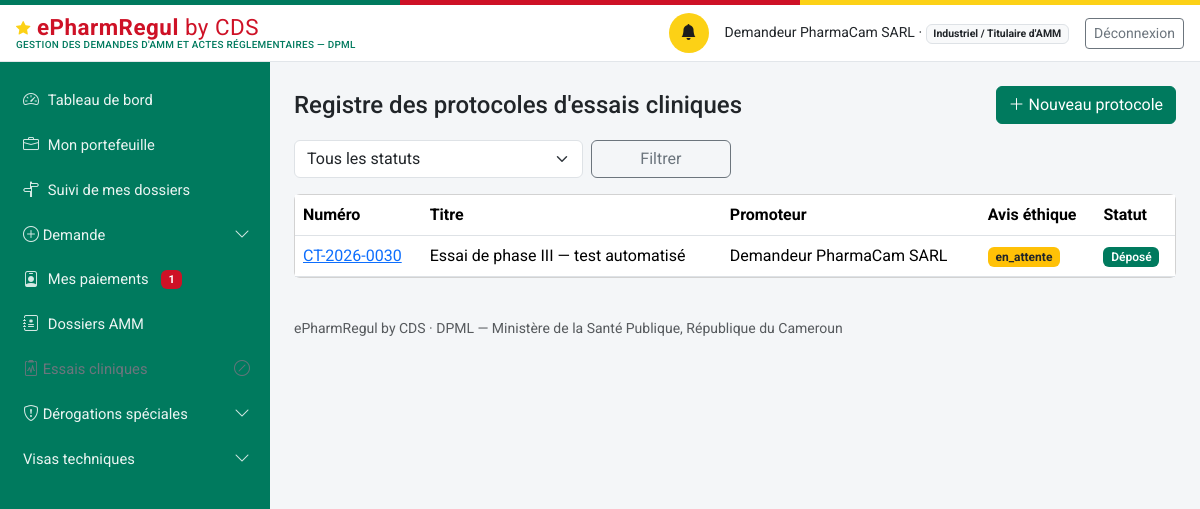
/protocoles (signed in), run on an earlier commit of the app's database.
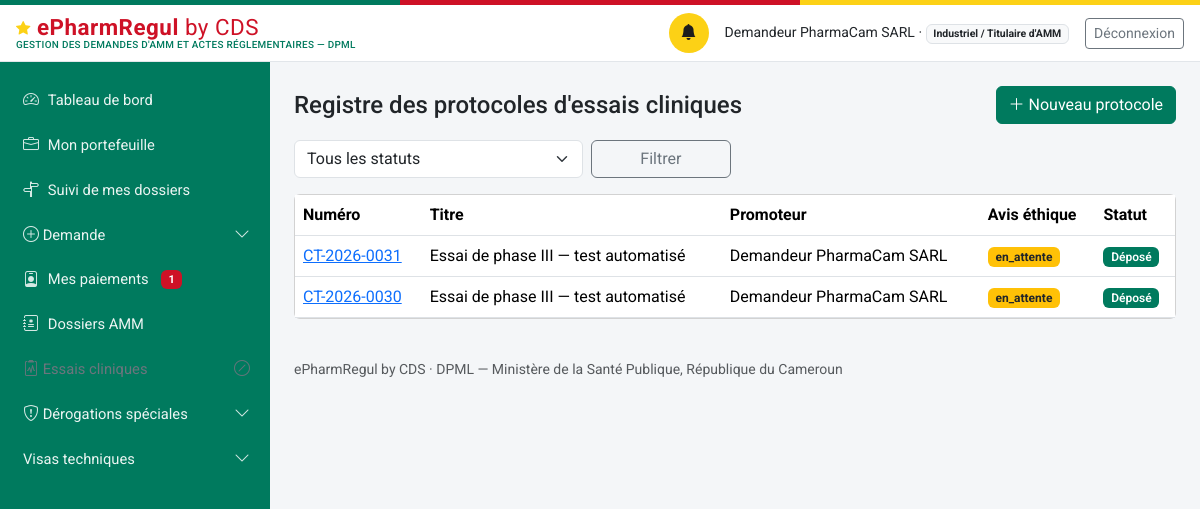
And on a later commit of the database.
### models.py (models this page shows, shortened)
class ProtocoleEssaiClinique(db.Model):
    id = db.Column(db.Integer, primary_key=True)
    numero = db.Column(db.String(30), unique=True, nullable=False)  # CT-{annee}-{seq4}
    titre = db.Column(db.String(300), nullable=False)
    promoteur_id = db.Column(db.Integer, db.ForeignKey("personne.id"), nullable=False)
    produit_etudie_id = db.Column(db.Integer, db.ForeignKey("produit.id"), nullable=True)
    reference_comite_ethique = db.Column(db.String(150), nullable=True)
    statut_avis_ethique = db.Column(db.String(20), nullable=False, default="en_attente")
    statut = db.Column(db.String(30), nullable=False, default="depose")
    motif_decision = db.Column(db.Text, nullable=True)
    date_depot = db.Column(db.DateTime, nullable=True)
    date_decision = db.Column(db.DateTime, nullable=True)
    date_validite = db.Column(db.Date, nullable=True)
    date_limite_reponse_complement = db.Column(db.DateTime, nullable=True)
    amendements_json = db.Column(db.Text, default="[]")
    rapports_etape_json = db.Column(db.Text, default="[]")
    date_creation = db.Column(db.DateTime, default=datetime.utcnow)
    date_maj = db.Column(db.DateTime, default=datetime.utcnow, onupdate=datetime.utcnow)
    promoteur = db.relationship("Personne", foreign_keys=[promoteur_id])
    produit_etudie = db.relationship("Produit", foreign_keys=[produit_etudie_id])
    sites_investigation = db.relationship("Etablissement", secondary="protocole_site", lazy="subquery")
    @property
    def amendements(self):
        return json.loads(self.amendements_json or "[]")
    @property
    def rapports_etape(self):
        return json.loads(self.rapports_etape_json or "[]")

class Personne(db.Model):
    id = db.Column(db.Integer, primary_key=True)
    nom_complet = db.Column(db.String(200), nullable=False)
    email = db.Column(db.String(150), unique=True, nullable=False)  # identifiant de connexion
    password_hash = db.Column(db.String(255), nullable=False)
    role_systeme = db.Column(db.String(50), nullable=False)
    etablissement_rattachement_id = db.Column(db.Integer, db.ForeignKey("etablissement.id"), nullable=True)
    contact = db.Column(db.String(200))
    statut_compte = db.Column(db.String(20), nullable=False, default="actif")
    date_creation = db.Column(db.DateTime, default=datetime.utcnow)
    etablissement = db.relationship("Etablissement", foreign_keys=[etablissement_rattachement_id])
    @property
    def role_label(self):
        from permissions import ROLES
        return ROLES.get(self.role_systeme, self.role_systeme)
    @property
    def niveau(self):
        from permissions import niveau
        return niveau(self)
    @property
    def est_externe(self):
        from permissions import est_externe
        return est_externe(self.role_systeme)

### routes_ct.py (the view)
@ct_bp.route("/protocoles")
@login_required
def registre():
    executer_verifications_delais_ct()
    u = current_user()
    q = ProtocoleEssaiClinique.query
    if u.role_systeme in ("demandeur_externe", "promoteur_essai"):
        import espace_industriel as esp
        q = q.filter(ProtocoleEssaiClinique.promoteur_id.in_(
            esp.personnes_de_la_societe(u)))
    elif u.role_systeme not in ROLES_CT_INTERNES:
        abort(403)
    statut = request.args.get("statut", "")
    if statut:
        q = q.filter_by(statut=statut)
    protocoles = q.order_by(ProtocoleEssaiClinique.date_creation.desc()).all()
    return render_template("essais_cliniques/registre.html", protocoles=protocoles, statut=statut)

### auth.py (called while the page is built)
def current_user():
    uid = session.get("user_id")
    if not uid:
        return None
    return db.session.get(Personne, uid)

def login_required(view):
    @wraps(view)
    def wrapped(*a, **kw):
        if not current_user():
            return redirect(url_for("login", next=request.path))
        return view(*a, **kw)
    return wrapped

### delais.py (called while the page is built, shortened)
def get_parametre(module, cle, default=None):
    p = ParametreModule.query.filter_by(module=module, cle=cle).first()
    return p.valeur if p else default

def executer_verifications_delais_ct():
    from workflow_ct import cloturer_si_delai_depasse
    from models import ProtocoleEssaiClinique
    for protocole in ProtocoleEssaiClinique.query.filter_by(statut="complement_requis").all():
        cloturer_si_delai_depasse(protocole)
    rappel_jours = int(get_parametre("CT", "rappel_rapport_etape_j_avant", default=15))
    db.session.commit()

### espace_industriel.py (called while the page is built)
def personnes_de_la_societe(user):
    if user is None:
        return []
    if not user.etablissement_rattachement_id:
        return [user.id]
    return [p.id for p in Personne.query.filter_by(
        etablissement_rattachement_id=user.etablissement_rattachement_id).all()]

### templates/essais_cliniques/registre.html (shortened to what this page needs)
{% extends "base.html" %}
{% block content %}
<div class="d-flex justify-content-between align-items-center mb-3">
  <h4 class="mb-0">Registre des protocoles d'essais cliniques</h4>
  {% if current_user.role_systeme in ("demandeur_externe", "administrateur_dpml") %}
  <a href="{{ url_for('ct.nouveau') }}" class="btn btn-primary"><i class="bi bi-plus-lg"></i> Nouveau protocole</a>
  {% endif %}
</div>
<form method="get" class="row g-2 mb-3" role="search">
  <div class="col-md-4">
    <select class="form-select" id="statut" name="statut">
      <option value="">Tous les statuts</option>
    </select>
  </div>
  <div class="col-md-2"><button class="btn btn-outline-secondary w-100">Filtrer</button></div>
</form>
<div class="card">
  <div class="table-responsive">
    <table class="table table-hover align-middle mb-0">
      <thead><tr><th>Numéro</th><th>Titre</th><th>Promoteur</th><th>Avis éthique</th><th>Statut</th></tr></thead>
      <tbody>
        {% for p in protocoles %}
        <tr>
          <td><a href="{{ url_for('ct.fiche', id=p.id) }}">{{ p.numero }}</a></td>
          <td>{{ p.titre }}</td>
          <td>{{ p.promoteur.nom_complet }}</td>
          <td><span class="badge {{ 'bg-success' if p.statut_avis_ethique == 'favorable' else ('bg-danger' if p.statut_avis_ethique == 'defavorable' else 'bg-warning text-dark') }}">
            {{ p.statut_avis_ethique }}</span></td>
          <td><span class="badge bg-primary badge-statut">{{ STATUTS_CT.get(p.statut, p.statut) }}</span></td>
        </tr>
        {% else %}
        <tr><td colspan="5" class="text-center text-muted py-4">Aucun résultat ne correspond à ces critères.</td></tr>
        {% endfor %}
      </tbody>
    </table>
  </div>
</div>
{% endblock %}

### templates/base.html (shortened to what this page needs)
<!doctype html>
<html lang="fr">
<head>
<link href="https://cdn.jsdelivr.net/npm/bootstrap@5.3.3/dist/css/bootstrap.min.css" rel="stylesheet">
<link href="https://cdn.jsdelivr.net/npm/bootstrap-icons@1.11.3/font/bootstrap-icons.css" rel="stylesheet">
<link href="{{ url_for('static', filename='css/style.css') }}" rel="stylesheet">
</head>
<body>
<div class="sireph-flagbar" aria-hidden="true"><span></span><span></span><span></span></div>
<header class="sireph-topbar">
  <div class="container-fluid px-3 py-2 d-flex align-items-center justify-content-between">
    <div class="d-flex align-items-center gap-2">
      <a class="sireph-brand" href="{{ current_user and url_for('dashboard') or url_for('login') }}">
        <i class="bi bi-star-fill"></i> ePharmRegul <span class="fw-normal">by CDS</span>
        <small>Gestion des demandes d'AMM et actes réglementaires — DPML</small>
      </a>
    </div>
    {% if current_user %}
    <div class="d-flex align-items-center gap-3">
      <a href="{{ url_for('notifications_liste') }}" class="sireph-icon-btn" title="Notifications" aria-label="Notifications">
        <i class="bi bi-bell-fill"></i>
      </a>
      <span class="small d-none d-md-inline">{{ current_user.nom_complet }} ·
        <span class="badge bg-light text-dark border">{{ current_user.role_label }}</span></span>
      <a href="{{ url_for('logout') }}" class="btn btn-sm btn-outline-secondary">Déconnexion</a>
    </div>
    {% endif %}
  </div>
</header>
<div class="sireph-layout">
  {% if current_user %}
  <nav id="sireph-sidebar" class="offcanvas-lg offcanvas-start sireph-sidebar" tabindex="-1"
       aria-label="Navigation principale">
    <div class="offcanvas-body d-flex flex-column p-0">
      <ul class="nav nav-pills flex-column">
        {% for e in menu %}
        {% if e.enfants %}
        <li class="nav-item">
          <a class="nav-link d-flex align-items-center justify-content-between
                    {{ 'active' if e.actif }} {{ 'disabled text-secondary' if not e.accessible }}"
             {% if e.accessible %}
             data-bs-toggle="collapse" href="#groupe-{{ e.code }}" role="button"
             aria-expanded="{{ 'true' if e.ouvert else 'false' }}"
             aria-controls="groupe-{{ e.code }}"
             {% else %}
             href="#" tabindex="-1" aria-disabled="true"
             title="{{ e.motif }}" data-bs-toggle="tooltip"
             onclick="return false;"
             {% endif %}>
            <span><i class="bi {{ e.icone }}"></i> {{ e.libelle }}</span>
            {% if e.accessible %}
            <i class="bi bi-chevron-down small sireph-chevron"></i>
            {% else %}
            <i class="bi bi-slash-circle small" aria-hidden="true"></i>
            {% endif %}
          </a>
        </li>
        {% else %}
        <li class="nav-item">
          <a class="nav-link {{ 'active' if e.actif }}
                    {{ 'disabled text-secondary' if not e.accessible }}"
             {% if e.accessible %}href="{{ e.href }}"
             {% else %}href="#" tabindex="-1" aria-disabled="true"
             title="{{ e.motif }}" data-bs-toggle="tooltip"
             onclick="return false;"{% endif %}>
            <i class="bi {{ e.icone }}"></i> {{ e.libelle }}
            {%- if e.compteur %}
            <span class="badge bg-danger ms-1">{{ e.compteur }}</span>
            {%- endif %}
          </a>
        </li>
        {% endif %}
        {% endfor %}
      </ul>
    </div>
  </nav>
  {% endif %}
  <main id="contenu-principal" class="sireph-content">
    {% block content %}{% endblock %}
    <footer class="text-muted small py-4 mt-3">
      ePharmRegul by CDS · DPML — Ministère de la Santé Publique, République du Cameroun
    </footer>
  </main>
</div>
</body>
</html>

What changed in the data, as far as the page shows it:
added ProtocoleEssaiClinique: numero "CT-2026-0031", titre "Essai de phase III — test automatisé", promoteur.nom_complet "Demandeur PharmaCam SARL", statut_avis_ethique "en_attente", get "Déposé"
